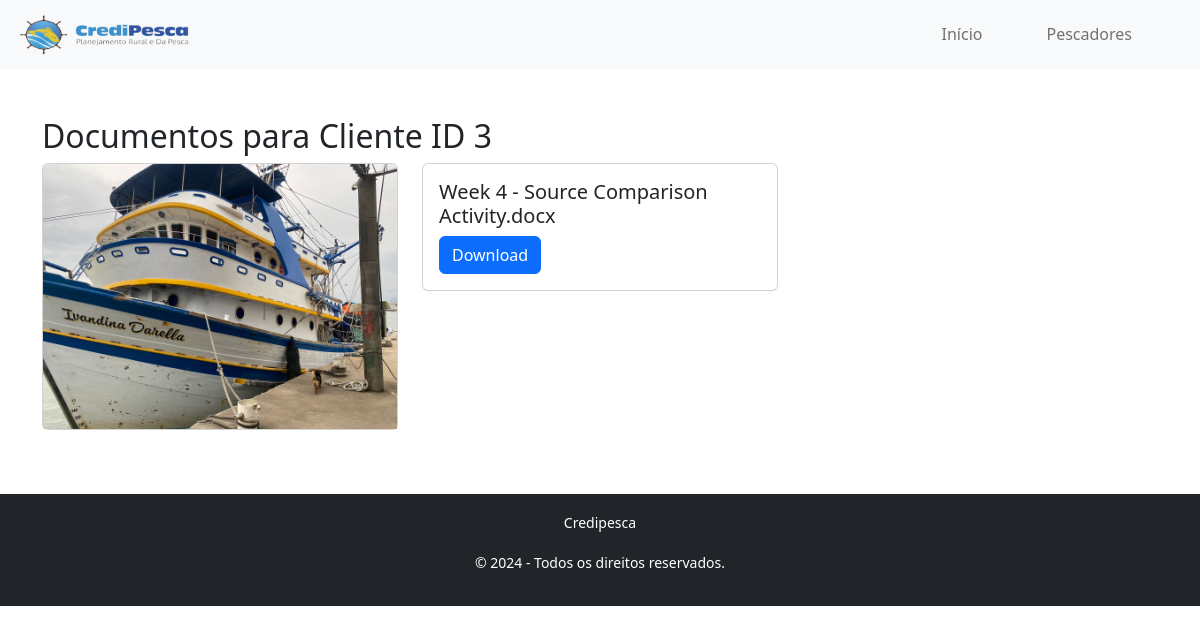
The page /listar_documentos.php?cliente_id=3 on the database its author committed.
### tables this page shows
CREATE TABLE `documentos` (
  `id` int(11) NOT NULL,
  `cliente_id` int(11) NOT NULL,
  `nome_arquivo` varchar(255) NOT NULL,
  `caminho_arquivo` varchar(255) NOT NULL,
  `data_upload` timestamp NOT NULL DEFAULT current_timestamp()
);

### listar_documentos.php (the view)
<?php
require './inc/header.php';
require './inc/database.php';
if (isset($_GET['cliente_id'])) {
    $cliente_id = $_GET['cliente_id'];
    $sqlDocumentos = "SELECT * FROM documentos WHERE cliente_id = :cliente_id";
    $stmtDocumentos = $conn->prepare($sqlDocumentos);
    $stmtDocumentos->bindParam(':cliente_id', $cliente_id);
    $stmtDocumentos->execute();
    $documentos = $stmtDocumentos->fetchAll(PDO::FETCH_ASSOC);
    echo '<section class="container mt-5">';
    echo '<h2>Documentos para Cliente ID ' . htmlspecialchars($cliente_id) . '</h2>';
    echo '<div class="row">';
    if ($documentos) {
        foreach ($documentos as $documento) {
            $caminho_arquivo = htmlspecialchars($documento['caminho_arquivo']);
            $nome_arquivo = htmlspecialchars($documento['nome_arquivo']);
            $extensao = pathinfo($caminho_arquivo, PATHINFO_EXTENSION);
            $isImage = in_array($extensao, ['jpg', 'jpeg', 'png', 'gif']);
            echo '<div class="col-md-4 mb-3">';
            echo '<div class="card">';
            if ($isImage) {
                echo '<img src="' . $caminho_arquivo . '" class="card-img-top" alt="' . $nome_arquivo . '" style="width: 100%; height: auto;">';
            } else {
                echo '<div class="card-body">';
                echo '<h5 class="card-title">' . $nome_arquivo . '</h5>';
                echo '<p class="card-text"><a href="' . $caminho_arquivo . '" class="btn btn-primary" download>Download</a></p>';
                echo '</div>';
            }
            echo '</div>';
            echo '</div>';
        }
    } else {
        echo '<p>Nenhum documento encontrado para este cliente.</p>';
    }
    echo '</div>';
    echo '</section>';
} else {
    echo '<p>ID do cliente não foi fornecido.</p>';
}
require './inc/footer.php';
?>

### rows shown on the page
documentos: caminho_arquivo+nome_arquivo (picture)
documentos: nome_arquivo "Week 4 - Source Comparison Activity.docx"

### other values the page prints
$cliente_id "3"
